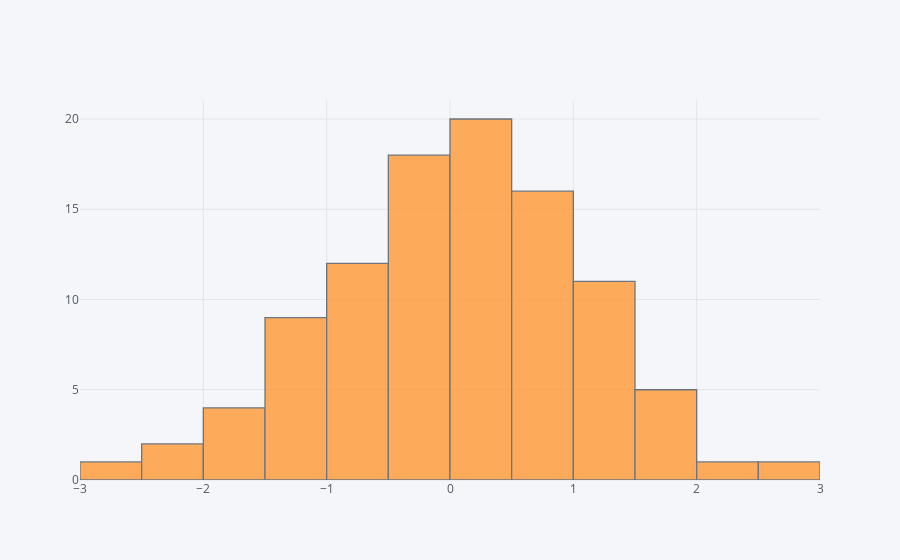

The cell this chart's notebook holds for it:
### Code cell
df['A'].iplot(kind='hist',bins=25)

### Figure 1 — Plotly figure (JSON) as saved in the notebook; plotly's stock layout.template omitted (floating-point values rounded to 4 significant figures)
{"data": [{"histfunc": "count", "histnorm": "", "marker": {"color": "rgba(255, 153, 51, 1.0)", "line": {"color": "#4D5663", "width": 1.3}}, "name": "A", "nbinsx": 25, "opacity": 0.8, "orientation": "v", "type": "histogram", "uid": "c7a29378-d311-4e6c-929d-aa935b86ad4b", "x": [0.6494, 0.4298, 0.8759, 0.2397, 2.707, -1.399, -1.136, -1.913, -0.2115, 0.354, 0.5629, 0.05036, -0.02193, 0.3383, 0.5795, -0.4138, 1.158, 0.2205, 1.321, -0.9683, 1.608, -0.5873, -0.4956, -1.628, -0.538, 0.05099, 0.2476, -1.006, 0.5644, -2.687, 0.4956, 0.8471, 1.205, 0.4401, -0.7766, 1.745, 1.515, 1.716, -0.675, 0.3534, 0.495, 1.267, -1.131, -1.081, 0.3514, -2.25, 0.3482, -0.08275, -1.482, -1.245, -0.8771, -1.429, -0.2557, 1.479, 1.136, -0.05609, -0.2447, -0.3153, 1.408, 0.6117, -0.6378, -0.1626, 0.4342, 0.2605, 0.4673, -0.6949, -2.129, -1.78, 1.203, -1.467, 1.024, -0.6808, -0.5357, -1.629, -0.7693, 1.701, 0.3224, -0.03465, -0.4607, 0.6005, -0.7905, -0.14, 0.7656, -0.3662, -0.4077, 0.633, 0.6086, 0.296, 0.8487, -0.3638, 1.442, 0.5429, 0.639, 0.6043, -0.458, 1.249, 0.322, 2.07, -0.2578, 0.8194]}], "layout": {"barmode": "overlay", "legend": {"bgcolor": "#F5F6F9", "font": {"color": "#4D5663"}}, "paper_bgcolor": "#F5F6F9", "plot_bgcolor": "#F5F6F9", "title": {"font": {"color": "#4D5663"}}, "xaxis": {"gridcolor": "#E1E5ED", "showgrid": true, "tickfont": {"color": "#4D5663"}, "title": {"font": {"color": "#4D5663"}, "text": ""}, "zerolinecolor": "#E1E5ED"}, "yaxis": {"gridcolor": "#E1E5ED", "showgrid": true, "tickfont": {"color": "#4D5663"}, "title": {"font": {"color": "#4D5663"}, "text": ""}, "zerolinecolor": "#E1E5ED"}}}
